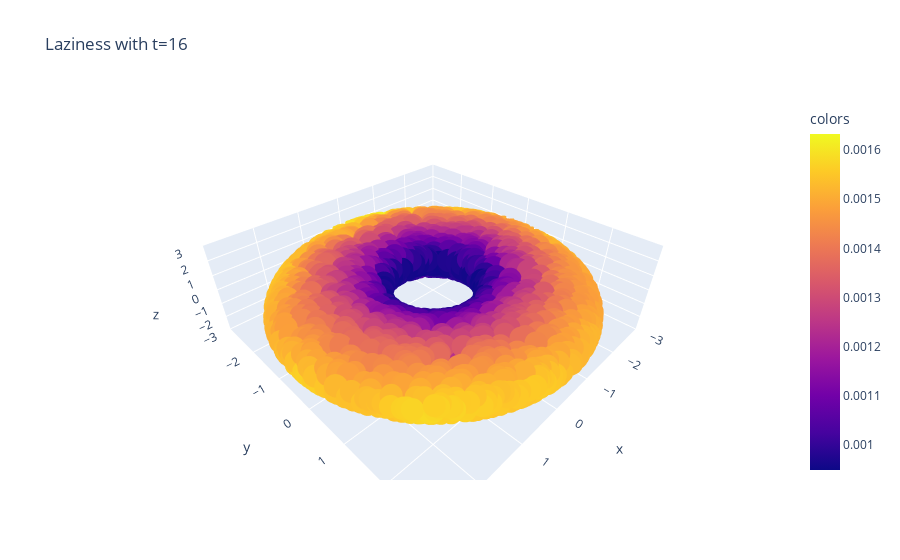

The code cell stored with this chart in its notebook:
### Code cell
plot_3d(X,decaying_lazy[:,16],title="Laziness with t=16",use_plotly=True)

### Figure 1 — Plotly figure (JSON) as saved in the notebook; plotly's stock layout.template omitted (floating-point values rounded to 4 significant figures; data arrays with more than 128 entries replaced by an {"elided": "..."} marker saying what was removed)
{"data": [{"hovertemplate": "x=%{x}<br>y=%{y}<br>z=%{z}<br>colors=%{marker.color}<extra></extra>", "legendgroup": "", "marker": {"color": {"elided": "2543 float values"}, "coloraxis": "coloraxis", "symbol": "circle"}, "mode": "markers", "name": "", "scene": "scene", "showlegend": false, "type": "scatter3d", "x": {"elided": "2543 float values"}, "y": {"elided": "2543 float values"}, "z": {"elided": "2543 float values"}}], "layout": {"coloraxis": {"colorbar": {"title": {"text": "colors"}}, "colorscale": [[0, "#0d0887"], [0.1111, "#46039f"], [0.2222, "#7201a8"], [0.3333, "#9c179e"], [0.4444, "#bd3786"], [0.5556, "#d8576b"], [0.6667, "#ed7953"], [0.7778, "#fb9f3a"], [0.8889, "#fdca26"], [1, "#f0f921"]]}, "legend": {"tracegroupgap": 0}, "scene": {"domain": {"x": [0, 1], "y": [0, 1]}, "xaxis": {"range": [-3.0, 3.0], "title": {"text": "x"}}, "yaxis": {"range": [-3.0, 3.0], "title": {"text": "y"}}, "zaxis": {"range": [-3.0, 3.0], "title": {"text": "z"}}}, "title": {"text": "Laziness with t=16"}}}
